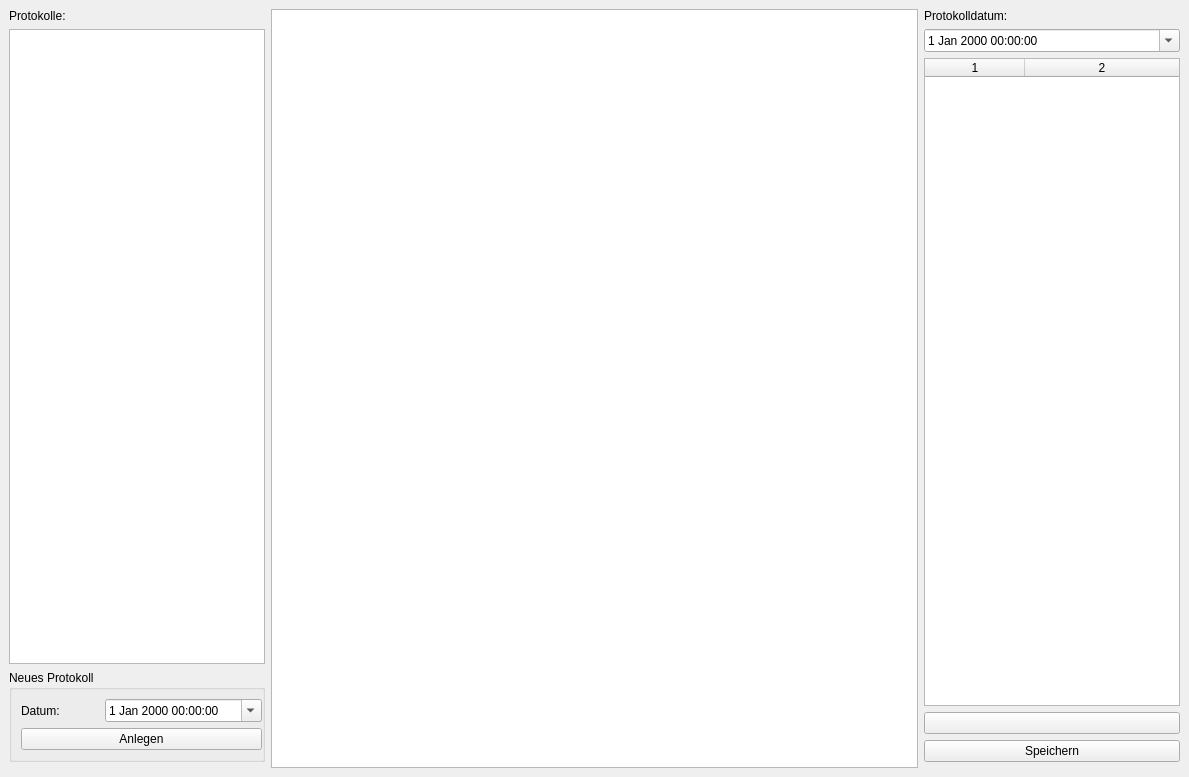
<?xml version="1.0" encoding="UTF-8"?>
<ui version="4.0">
 <class>BewohnerProtokoll</class>
 <widget class="QScrollArea" name="BewohnerProtokoll">
  <property name="geometry">
   <rect>
    <x>0</x>
    <y>0</y>
    <width>1189</width>
    <height>777</height>
   </rect>
  </property>
  <property name="windowTitle">
   <string>ScrollArea</string>
  </property>
  <property name="frameShape">
   <enum>QFrame::NoFrame</enum>
  </property>
  <property name="widgetResizable">
   <bool>true</bool>
  </property>
  <widget class="QWidget" name="scrollAreaWidgetContents">
   <property name="geometry">
    <rect>
     <x>0</x>
     <y>0</y>
     <width>1189</width>
     <height>777</height>
    </rect>
   </property>
   <layout class="QGridLayout" name="gridLayout" columnstretch="0,3,0">
    <item row="0" column="1" rowspan="2">
     <widget class="QTextBrowser" name="textBrowser">
      <property name="autoFormatting">
       <set>QTextEdit::AutoAll</set>
      </property>
      <property name="readOnly">
       <bool>false</bool>
      </property>
     </widget>
    </item>
    <item row="0" column="2">
     <layout class="QVBoxLayout" name="verticalLayout" stretch="0,0,0,0,0">
      <property name="sizeConstraint">
       <enum>QLayout::SetMinimumSize</enum>
      </property>
      <item>
       <widget class="QLabel" name="label">
        <property name="text">
         <string>Protokolldatum:</string>
        </property>
       </widget>
      </item>
      <item>
       <widget class="QDateTimeEdit" name="dateTimeEdit">
        <property name="calendarPopup">
         <bool>true</bool>
        </property>
       </widget>
      </item>
      <item>
       <widget class="QTableWidget" name="tableWidget">
        <property name="dragEnabled">
         <bool>true</bool>
        </property>
        <property name="alternatingRowColors">
         <bool>true</bool>
        </property>
        <property name="selectionBehavior">
         <enum>QAbstractItemView::SelectRows</enum>
        </property>
        <property name="sortingEnabled">
         <bool>false</bool>
        </property>
        <property name="rowCount">
         <number>0</number>
        </property>
        <property name="columnCount">
         <number>2</number>
        </property>
        <attribute name="horizontalHeaderCascadingSectionResizes">
         <bool>false</bool>
        </attribute>
        <attribute name="horizontalHeaderHighlightSections">
         <bool>true</bool>
        </attribute>
        <attribute name="horizontalHeaderStretchLastSection">
         <bool>true</bool>
        </attribute>
        <attribute name="verticalHeaderVisible">
         <bool>false</bool>
        </attribute>
        <attribute name="verticalHeaderHighlightSections">
         <bool>false</bool>
        </attribute>
        <attribute name="verticalHeaderStretchLastSection">
         <bool>false</bool>
        </attribute>
        <column/>
        <column/>
       </widget>
      </item>
      <item>
       <widget class="QPushButton" name="addTeilnehmer">
        <property name="text">
         <string/>
        </property>
       </widget>
      </item>
      <item>
       <widget class="QPushButton" name="pushButton">
        <property name="text">
         <string>Speichern</string>
        </property>
       </widget>
      </item>
     </layout>
    </item>
    <item row="0" column="0">
     <layout class="QVBoxLayout" name="verticalLayout_3">
      <item>
       <widget class="QLabel" name="label_2">
        <property name="text">
         <string>Protokolle:</string>
        </property>
       </widget>
      </item>
      <item>
       <widget class="QListWidget" name="listWidget"/>
      </item>
      <item>
       <widget class="QGroupBox" name="groupBox">
        <property name="title">
         <string>Neues Protokoll</string>
        </property>
        <layout class="QVBoxLayout" name="verticalLayout_4">
         <property name="rightMargin">
          <number>0</number>
         </property>
         <item>
          <layout class="QHBoxLayout" name="horizontalLayout" stretch="1,2">
           <item>
            <widget class="QLabel" name="label_3">
             <property name="text">
              <string>Datum:</string>
             </property>
            </widget>
           </item>
           <item>
            <widget class="QDateTimeEdit" name="dateTimeEdit_2">
             <property name="calendarPopup">
              <bool>true</bool>
             </property>
            </widget>
           </item>
          </layout>
         </item>
         <item>
          <widget class="QPushButton" name="pushButton_2">
           <property name="text">
            <string>Anlegen</string>
           </property>
           <property name="icon">
            <iconset resource="images.qrc">
             <normaloff>:/actions/plus</normaloff>:/actions/plus</iconset>
           </property>
          </widget>
         </item>
        </layout>
       </widget>
      </item>
     </layout>
    </item>
   </layout>
  </widget>
 </widget>
 <resources>
  <include location="images.qrc"/>
 </resources>
 <connections/>
</ui>
